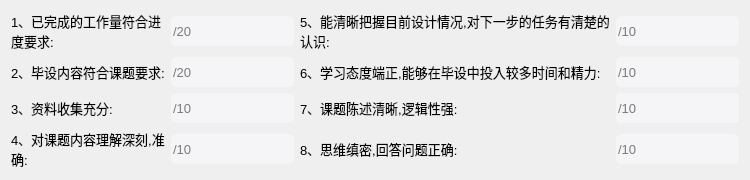
                      <widget class="QWidget" name="tab_2">
                       <property name="styleSheet">
                        <string notr="true"> QLineEdit{
                background: #F5F5F7;
                    border-radius: 5px;
                }
                QLineEdit:hover{
                    background: #F5F5F7;
                    border: 2px solid #80BEFC;
                    border-radius: 5px
                }

                QLineEdit:focus{
                    background: #FFFFFF;
                    border: 2px solid #80BEFC;
                    border-radius: 5px;
                }</string>
                       </property>
                       <attribute name="title">
                        <string>中期评审</string>
                       </attribute>
                       <layout class="QGridLayout" name="gridLayout_5">
                        <item row="0" column="0">
                         <widget class="QLabel" name="label_12">
                          <property name="font">
                           <font>
                            <pointsize>10</pointsize>
                            <weight>50</weight>
                            <italic>false</italic>
                            <bold>false</bold>
                           </font>
                          </property>
                          <property name="text">
                           <string>1、已完成的工作量符合进度要求:</string>
                          </property>
                          <property name="wordWrap">
                           <bool>true</bool>
                          </property>
                          <property name="buddy">
                           <cstring>com_1_1</cstring>
                          </property>
                         </widget>
                        </item>
                        <item row="0" column="1">
                         <widget class="QLineEdit" name="com_2_1">
                          <property name="minimumSize">
                           <size>
                            <width>0</width>
                            <height>30</height>
                           </size>
                          </property>
                          <property name="font">
                           <font>
                            <pointsize>10</pointsize>
                            <weight>50</weight>
                            <italic>false</italic>
                            <bold>false</bold>
                           </font>
                          </property>
                          <property name="placeholderText">
                           <string>/20</string>
                          </property>
                         </widget>
                        </item>
                        <item row="0" column="2">
                         <widget class="QLabel" name="label_15">
                          <property name="font">
                           <font>
                            <pointsize>10</pointsize>
                            <weight>50</weight>
                            <italic>false</italic>
                            <bold>false</bold>
                           </font>
                          </property>
                          <property name="text">
                           <string>5、能清晰把握目前设计情况,对下一步的任务有清楚的认识:</string>
                          </property>
                          <property name="wordWrap">
                           <bool>true</bool>
                          </property>
                          <property name="buddy">
                           <cstring>com_1_5</cstring>
                          </property>
                         </widget>
                        </item>
                        <item row="0" column="3">
                         <widget class="QLineEdit" name="com_2_5">
                          <property name="minimumSize">
                           <size>
                            <width>0</width>
                            <height>30</height>
                           </size>
                          </property>
                          <property name="font">
                           <font>
                            <pointsize>10</pointsize>
                            <weight>50</weight>
                            <italic>false</italic>
                            <bold>false</bold>
                           </font>
                          </property>
                          <property name="placeholderText">
                           <string>/10</string>
                          </property>
                         </widget>
                        </item>
                        <item row="1" column="0">
                         <widget class="QLabel" name="label_18">
                          <property name="font">
                           <font>
                            <pointsize>10</pointsize>
                            <weight>50</weight>
                            <italic>false</italic>
                            <bold>false</bold>
                           </font>
                          </property>
                          <property name="text">
                           <string>2、毕设内容符合课题要求:</string>
                          </property>
                          <property name="wordWrap">
                           <bool>true</bool>
                          </property>
                          <property name="buddy">
                           <cstring>com_1_2</cstring>
                          </property>
                         </widget>
                        </item>
                        <item row="1" column="1">
                         <widget class="QLineEdit" name="com_2_2">
                          <property name="minimumSize">
                           <size>
                            <width>0</width>
                            <height>30</height>
                           </size>
                          </property>
                          <property name="font">
                           <font>
                            <pointsize>10</pointsize>
                            <weight>50</weight>
                            <italic>false</italic>
                            <bold>false</bold>
                           </font>
                          </property>
                          <property name="placeholderText">
                           <string>/20</string>
                          </property>
                         </widget>
                        </item>
                        <item row="1" column="2">
                         <widget class="QLabel" name="label_10">
                          <property name="font">
                           <font>
                            <pointsize>10</pointsize>
                            <weight>50</weight>
                            <italic>false</italic>
                            <bold>false</bold>
                           </font>
                          </property>
                          <property name="text">
                           <string>6、学习态度端正,能够在毕设中投入较多时间和精力:</string>
                          </property>
                          <property name="wordWrap">
                           <bool>true</bool>
                          </property>
                          <property name="buddy">
                           <cstring>com_1_1</cstring>
                          </property>
                         </widget>
                        </item>
                        <item row="1" column="3">
                         <widget class="QLineEdit" name="com_2_6">
                          <property name="minimumSize">
                           <size>
                            <width>0</width>
                            <height>30</height>
                           </size>
                          </property>
                          <property name="font">
                           <font>
                            <pointsize>10</pointsize>
                            <weight>50</weight>
                            <italic>false</italic>
                            <bold>false</bold>
                           </font>
                          </property>
                          <property name="placeholderText">
                           <string>/10</string>
                          </property>
                         </widget>
                        </item>
                        <item row="2" column="0">
                         <widget class="QLabel" name="label_11">
                          <property name="font">
                           <font>
                            <pointsize>10</pointsize>
                            <weight>50</weight>
                            <italic>false</italic>
                            <bold>false</bold>
                           </font>
                          </property>
                          <property name="text">
                           <string>3、资料收集充分:</string>
                          </property>
                          <property name="buddy">
                           <cstring>com_1_3</cstring>
                          </property>
                         </widget>
                        </item>
                        <item row="2" column="1">
                         <widget class="QLineEdit" name="com_2_3">
                          <property name="minimumSize">
                           <size>
                            <width>0</width>
                            <height>30</height>
                           </size>
                          </property>
                          <property name="font">
                           <font>
                            <pointsize>10</pointsize>
                            <weight>50</weight>
                            <italic>false</italic>
                            <bold>false</bold>
                           </font>
                          </property>
                          <property name="placeholderText">
                           <string>/10</string>
                          </property>
                         </widget>
                        </item>
                        <item row="2" column="2">
                         <widget class="QLabel" name="label_13">
                          <property name="font">
                           <font>
                            <pointsize>10</pointsize>
                            <weight>50</weight>
                            <italic>false</italic>
                            <bold>false</bold>
                           </font>
                          </property>
                          <property name="text">
                           <string>7、课题陈述清晰,逻辑性强:</string>
                          </property>
                          <property name="wordWrap">
                           <bool>true</bool>
                          </property>
                          <property name="buddy">
                           <cstring>com_1_2</cstring>
                          </property>
                         </widget>
                        </item>
                        <item row="2" column="3">
                         <widget class="QLineEdit" name="com_2_7">
                          <property name="minimumSize">
                           <size>
                            <width>0</width>
                            <height>30</height>
                           </size>
                          </property>
                          <property name="font">
                           <font>
                            <pointsize>10</pointsize>
                            <weight>50</weight>
                            <italic>false</italic>
                            <bold>false</bold>
                           </font>
                          </property>
                          <property name="placeholderText">
                           <string>/10</string>
                          </property>
                         </widget>
                        </item>
                        <item row="3" column="0">
                         <widget class="QLabel" name="label_16">
                          <property name="font">
                           <font>
                            <pointsize>10</pointsize>
                            <weight>50</weight>
                            <italic>false</italic>
                            <bold>false</bold>
                           </font>
                          </property>
                          <property name="text">
                           <string>4、对课题内容理解深刻,准确:</string>
                          </property>
                          <property name="wordWrap">
                           <bool>true</bool>
                          </property>
                          <property name="buddy">
                           <cstring>com_1_4</cstring>
                          </property>
                         </widget>
                        </item>
                        <item row="3" column="1">
                         <widget class="QLineEdit" name="com_2_4">
                          <property name="minimumSize">
                           <size>
                            <width>0</width>
                            <height>30</height>
                           </size>
                          </property>
                          <property name="font">
                           <font>
                            <pointsize>10</pointsize>
                            <weight>50</weight>
                            <italic>false</italic>
                            <bold>false</bold>
                           </font>
                          </property>
                          <property name="placeholderText">
                           <string>/10</string>
                          </property>
                         </widget>
                        </item>
                        <item row="3" column="2">
                         <widget class="QLabel" name="label_17">
                          <property name="font">
                           <font>
                            <pointsize>10</pointsize>
                            <weight>50</weight>
                            <italic>false</italic>
                            <bold>false</bold>
                           </font>
                          </property>
                          <property name="text">
                           <string>8、思维缜密,回答问题正确:</string>
                          </property>
                          <property name="wordWrap">
                           <bool>true</bool>
                          </property>
                          <property name="buddy">
                           <cstring>com_1_3</cstring>
                          </property>
                         </widget>
                        </item>
                        <item row="3" column="3">
                         <widget class="QLineEdit" name="com_2_8">
                          <property name="minimumSize">
                           <size>
                            <width>0</width>
                            <height>30</height>
                           </size>
                          </property>
                          <property name="font">
                           <font>
                            <pointsize>10</pointsize>
                            <weight>50</weight>
                            <italic>false</italic>
                            <bold>false</bold>
                           </font>
                          </property>
                          <property name="placeholderText">
                           <string>/10</string>
                          </property>
                         </widget>
                        </item>
                       </layout>
                      </widget>
